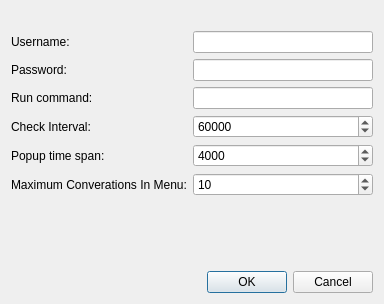
<?xml version="1.0" encoding="UTF-8"?>
<ui version="4.0">
 <class>DialogOptions</class>
 <widget class="QDialog" name="DialogOptions">
  <property name="geometry">
   <rect>
    <x>0</x>
    <y>0</y>
    <width>384</width>
    <height>304</height>
   </rect>
  </property>
  <property name="windowTitle">
   <string>QGmailNotifier Options</string>
  </property>
  <layout class="QGridLayout" name="gridLayout">
   <item row="5" column="0">
    <widget class="QLabel" name="label_3">
     <property name="text">
      <string>Check Interval:</string>
     </property>
    </widget>
   </item>
   <item row="2" column="1">
    <widget class="QLineEdit" name="txtUser">
     <property name="sizePolicy">
      <sizepolicy hsizetype="MinimumExpanding" vsizetype="Fixed">
       <horstretch>0</horstretch>
       <verstretch>0</verstretch>
      </sizepolicy>
     </property>
    </widget>
   </item>
   <item row="0" column="0">
    <widget class="QLabel" name="label_6">
     <property name="text">
      <string/>
     </property>
     <property name="pixmap">
      <pixmap resource="QGmailNotifier.qrc">:/img/gmail.png</pixmap>
     </property>
    </widget>
   </item>
   <item row="2" column="0">
    <widget class="QLabel" name="label">
     <property name="text">
      <string>Username:</string>
     </property>
    </widget>
   </item>
   <item row="6" column="1">
    <widget class="QSpinBox" name="spnPopup">
     <property name="sizePolicy">
      <sizepolicy hsizetype="MinimumExpanding" vsizetype="Fixed">
       <horstretch>0</horstretch>
       <verstretch>0</verstretch>
      </sizepolicy>
     </property>
     <property name="maximum">
      <number>10000</number>
     </property>
     <property name="value">
      <number>4000</number>
     </property>
    </widget>
   </item>
   <item row="7" column="0">
    <widget class="QLabel" name="label_5">
     <property name="text">
      <string>Maximum Converations In Menu:</string>
     </property>
    </widget>
   </item>
   <item row="7" column="1">
    <widget class="QSpinBox" name="spnConversation">
     <property name="sizePolicy">
      <sizepolicy hsizetype="MinimumExpanding" vsizetype="Fixed">
       <horstretch>0</horstretch>
       <verstretch>0</verstretch>
      </sizepolicy>
     </property>
     <property name="minimum">
      <number>1</number>
     </property>
     <property name="maximum">
      <number>30</number>
     </property>
     <property name="value">
      <number>10</number>
     </property>
    </widget>
   </item>
   <item row="9" column="1">
    <spacer name="verticalSpacer">
     <property name="orientation">
      <enum>Qt::Vertical</enum>
     </property>
     <property name="sizeHint" stdset="0">
      <size>
       <width>20</width>
       <height>32</height>
      </size>
     </property>
    </spacer>
   </item>
   <item row="5" column="1">
    <widget class="QSpinBox" name="spnInterval">
     <property name="sizePolicy">
      <sizepolicy hsizetype="MinimumExpanding" vsizetype="Fixed">
       <horstretch>0</horstretch>
       <verstretch>0</verstretch>
      </sizepolicy>
     </property>
     <property name="minimum">
      <number>1000</number>
     </property>
     <property name="maximum">
      <number>600000</number>
     </property>
     <property name="value">
      <number>60000</number>
     </property>
    </widget>
   </item>
   <item row="6" column="0">
    <widget class="QLabel" name="label_4">
     <property name="text">
      <string>Popup time span:</string>
     </property>
    </widget>
   </item>
   <item row="10" column="0" colspan="2">
    <widget class="QDialogButtonBox" name="buttonBox">
     <property name="orientation">
      <enum>Qt::Horizontal</enum>
     </property>
     <property name="standardButtons">
      <set>QDialogButtonBox::Cancel|QDialogButtonBox::Ok</set>
     </property>
    </widget>
   </item>
   <item row="3" column="1">
    <widget class="QLineEdit" name="txtPass">
     <property name="sizePolicy">
      <sizepolicy hsizetype="MinimumExpanding" vsizetype="Fixed">
       <horstretch>0</horstretch>
       <verstretch>0</verstretch>
      </sizepolicy>
     </property>
     <property name="echoMode">
      <enum>QLineEdit::Password</enum>
     </property>
    </widget>
   </item>
   <item row="3" column="0">
    <widget class="QLabel" name="label_2">
     <property name="text">
      <string>Password:</string>
     </property>
    </widget>
   </item>
   <item row="4" column="1">
    <widget class="QLineEdit" name="txtCommand">
     <property name="sizePolicy">
      <sizepolicy hsizetype="MinimumExpanding" vsizetype="Fixed">
       <horstretch>0</horstretch>
       <verstretch>0</verstretch>
      </sizepolicy>
     </property>
     <property name="text">
      <string/>
     </property>
    </widget>
   </item>
   <item row="4" column="0">
    <widget class="QLabel" name="label_1">
     <property name="toolTip">
      <string>&lt;html&gt;&lt;head/&gt;&lt;body&gt;&lt;p&gt;Example: chromium --app=&amp;quot;$url&amp;quot;&lt;/p&gt;&lt;p&gt;Leave it empty for open in default browser.&lt;/p&gt;&lt;/body&gt;&lt;/html&gt;</string>
     </property>
     <property name="text">
      <string>Run command:</string>
     </property>
    </widget>
   </item>
  </layout>
 </widget>
 <tabstops>
  <tabstop>txtUser</tabstop>
  <tabstop>txtPass</tabstop>
  <tabstop>txtCommand</tabstop>
  <tabstop>spnInterval</tabstop>
  <tabstop>spnPopup</tabstop>
  <tabstop>spnConversation</tabstop>
 </tabstops>
 <resources>
  <include location="QGmailNotifier.qrc"/>
 </resources>
 <connections>
  <connection>
   <sender>buttonBox</sender>
   <signal>accepted()</signal>
   <receiver>DialogOptions</receiver>
   <slot>accept()</slot>
   <hints>
    <hint type="sourcelabel">
     <x>248</x>
     <y>254</y>
    </hint>
    <hint type="destinationlabel">
     <x>157</x>
     <y>274</y>
    </hint>
   </hints>
  </connection>
  <connection>
   <sender>buttonBox</sender>
   <signal>rejected()</signal>
   <receiver>DialogOptions</receiver>
   <slot>reject()</slot>
   <hints>
    <hint type="sourcelabel">
     <x>316</x>
     <y>260</y>
    </hint>
    <hint type="destinationlabel">
     <x>286</x>
     <y>274</y>
    </hint>
   </hints>
  </connection>
 </connections>
</ui>
